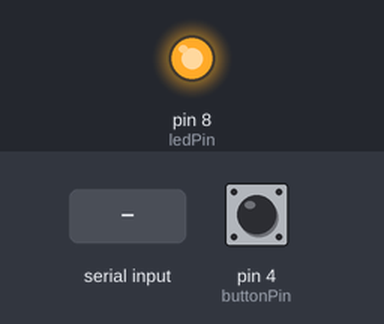
A sketch run on a simulated Arduino Uno, built with avr-gcc and run on an emulated ATmega328P. On the bench: output pins drawn as LEDs (lit = HIGH). Inputs (shaded band) come from the test bench; at power-on: pin 4 (buttonPin) LOW. What the sketch prints to the serial monitor is not drawn.

Above: at 1.2 s.
1.3 s: byte 0 (0) received over Serial
At 1.6 s:
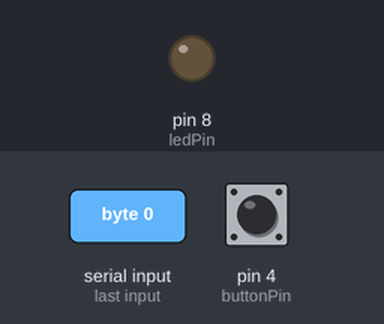
2.8 s: pin 4 (buttonPin) pulled HIGH for 0.15 s
Timing chart, 0 to 5.8 s (numbered marks = the images above; inputs shaded):
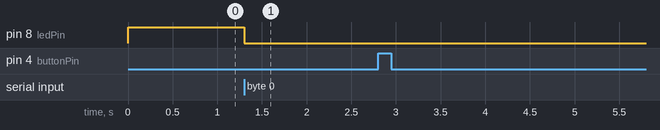

Measured:
- after the input at 1.3 s, pin 8 (ledPin): HIGH → LOW at once

The sketch:

bugcontroller.ino
```cpp
const int ledPin = 8;
int input;

const int buttonPin = 4;
int buttonState;

void setup() {
  Serial.begin(9600);
  pinMode(ledPin, OUTPUT);
  digitalWrite(ledPin, HIGH);
}

void loop() {
  buttonState = digitalRead(buttonPin);
  Serial.println(buttonState);
  Serial.write(buttonState);
  delay(1);

  if(Serial.available() > 0){
    input = Serial.read();
    if(input == 1){ //when a bug dies, light led
      digitalWrite(ledPin, HIGH);
    }
    else if(input == 0){
      digitalWrite(ledPin, LOW);
    }
  } else { }
}
```
